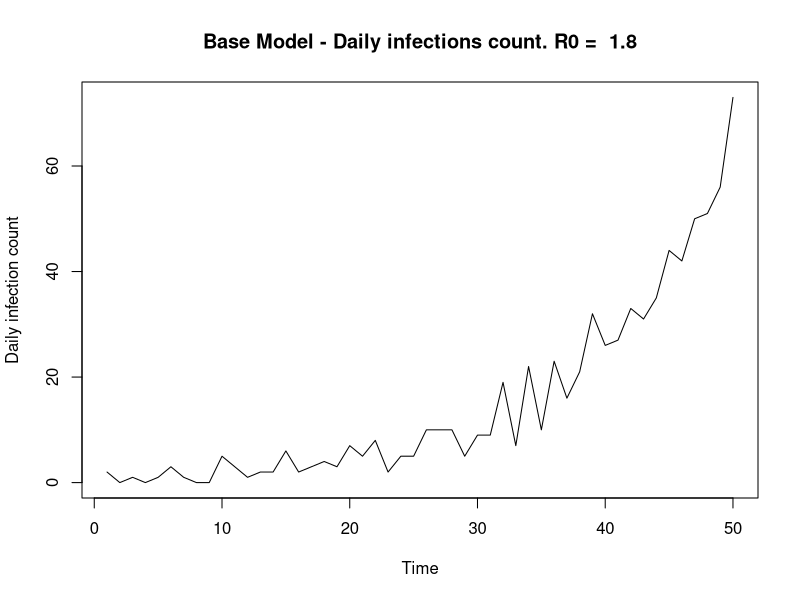
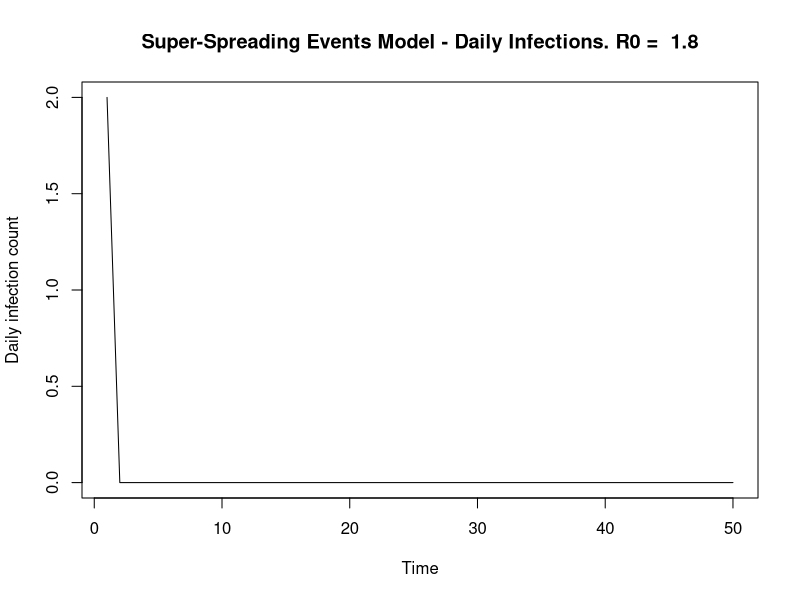
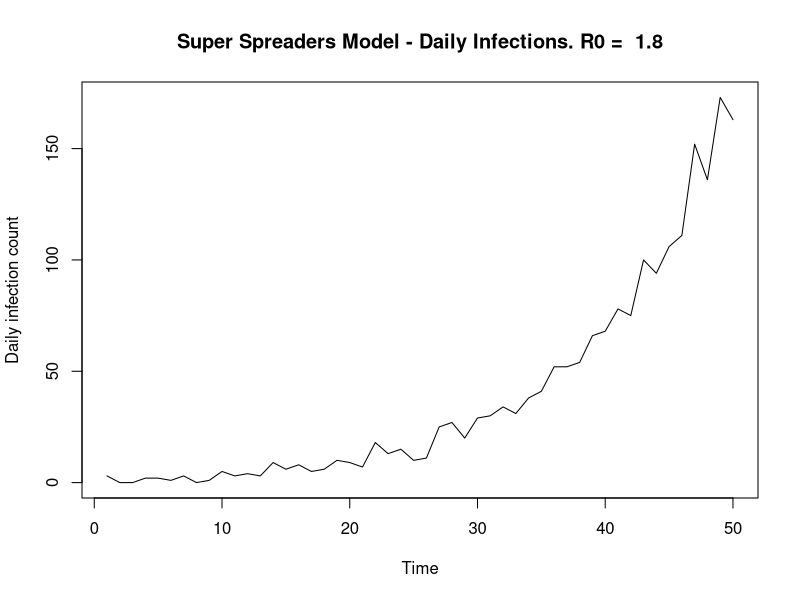

These charts were generated, in order, by the following R code:
#Epidemic Modelling Functions
library(coda)
#Contains:
#SIMULATION FUNCTIONS
#MODEL LIKELIHOOD FUNCTIONS
#PLOTTING MCMC FUNCTIONS

################################################################################
# SIMULATION
################################################################################

#*********************************************************
#I. BASELINE SIMULATION
simulate_branching = function(num_days, r0, shape_gamma, scale_gamma) {
  
  'Baseline simulation model'
  #Set up
  vec_infecteds = vector('numeric', num_days)
  vec_infecteds[1] = 2
  
  #Infectiousness (Discrete gamma) - I.e 'Infectiousness Pressure' - Sum of all people
  #Explanation: Gamma is a continuous function so integrate over the density at that point in time (today - previous day)
  prob_infect = pgamma(c(1:num_days), shape = shape_gamma, scale = scale_gamma) - pgamma(c(0:(num_days-1)), shape = shape_gamma, scale = scale_gamma)
  
  #Days of Infection Spreading
  for (t in 2:num_days) {
    
    #Total rate
    tot_rate = r0*sum(vec_infecteds[1:(t-1)]*rev(prob_infect[1:(t-1)])) #Product of infecteds & their probablilty of infection along the gamma dist at that point in time
    vec_infecteds[t] = rpois(1, tot_rate) #Assuming number of cases each day follows a poisson distribution. Causes jumps in data 
  }
  
  vec_infecteds
}

#Apply
num_days = 50
#lambda params
shape_gamma = 6; scale_gamma = 1
r0 = 1.8
sim_data = simulate_branching(num_days, r0, shape_gamma, scale_gamma)
plot.ts(sim_data, ylab = 'Daily infection count',
        main = paste('Base Model - Daily infections count. R0 = ', r0))


#*******************************************************
#II. SUPER-SPREADING EVENTS SIMULATION
simulate_branching_ss = function(num_days, shape_gamma, scale_gamma, alphaX, betaX, gammaX) {
  'Simulate an epidemic with Superspreading events
  prop_ss = Proportion of superspreading days
  magnitude_ss = increased rate of superspreading event'
  
  #Set up
  total_infecteds = vector('numeric', num_days)
  nsse_infecteds = vector('numeric', num_days)
  sse_infecteds = vector('numeric', num_days)
  total_infecteds[1] = 2
  nsse_infecteds[1] = 2
  sse_infecteds[1] = 0
  
  #Infectiousness (Discrete gamma) - I.e 'Infectiousness Pressure' - Sum of all people
  #Explanation: Gamma is a continuous function so integrate over the density at that point in time (today - previous day)
  prob_infect = pgamma(c(1:num_days), shape = shape_gamma, scale = scale_gamma) - pgamma(c(0:(num_days-1)), shape = shape_gamma, scale = scale_gamma)
  
  #Days of Infection Spreading
  for (t in 2:num_days) {
    
    #Regular infecteds (tot_rate = lambda) fix notation
    lambda_t = sum(total_infecteds[1:(t-1)]*rev(prob_infect[1:(t-1)])) #Eg. Today is day 10. Infected on day 1. Current Infectiousness is t - day_infected 
    tot_rate = alphaX*lambda_t #Product of infecteds & their probablilty of infection along the gamma dist at that point in time
    nsse_infecteds[t] = rpois(1, tot_rate) #Assuming number of cases each day follows a poisson distribution. Causes jumps in data 
    
    #Super-spreaders
    sse_infecteds[t] = rnbinom(1, betaX*lambda_t, 1/(1 + gammaX)) #z_t: Total infecteds due to super-spreading event - num of events x Num individuals
    
    #Total 
    total_infecteds[t] = nsse_infecteds[t] + sse_infecteds[t]
  }
  
  total_infecteds
}
# 
# #********
# # #*Implement
num_days = 50
#lambda params
shape_gamma = 6; scale_gamma = 1
#Params
alphaX = 0.8 #Without ss event, ~r0.
betaX = 0.1; gammaX = 10
true_r0 = alphaX + betaX*gammaX
true_r0
#Epidemic data
sim_data = simulate_branching_ss(num_days, shape_gamma, scale_gamma, alphaX, betaX, gammaX)
plot.ts(sim_data, ylab = 'Daily infection count',
        main = paste('Super-Spreading Events Model - Daily Infections. R0 = ', true_r0)) #,
                     #expression(alpha), ':', alphaX, 'b:', betaX, ':', gammaX))
# par(mfrow = c(2,1))

#*******************************************************
#II. SUPER-SPREADING EVENTS SIMULATION + POISSON
simulate_ss_poisson = function(num_days, shape_gamma, scale_gamma, alphaX, betaX, gammaX) {
  'Simulate an epidemic with Superspreading events
  prop_ss = Proportion of superspreading days
  magnitude_ss = increased rate of superspreading event'
  
  #Set up
  total_infecteds = vector('numeric', num_days)
  nsse_infecteds = vector('numeric', num_days)
  sse_infecteds = vector('numeric', num_days)
  total_infecteds[1] = 2
  nsse_infecteds[1] = 2
  sse_infecteds[1] = 0
  
  #Infectiousness (Discrete gamma) - I.e 'Infectiousness Pressure' - Sum of all people
  #Explanation: Gamma is a continuous function so integrate over the density at that point in time (today - previous day)
  prob_infect = pgamma(c(1:num_days), shape = shape_gamma, scale = scale_gamma) - pgamma(c(0:(num_days-1)), shape = shape_gamma, scale = scale_gamma)
  
  #Days of Infection Spreading
  for (t in 2:num_days) {
    
    #Regular infecteds (tot_rate = lambda) fix notation
    lambda_t = sum(total_infecteds[1:(t-1)]*rev(prob_infect[1:(t-1)])) #?Why is it the reversed probability - given the way prob_infect is written
    tot_rate = alphaX*lambda_t #Product of infecteds & their probablilty of infection along the gamma dist at that point in time
    nsse_infecteds[t] = rpois(1, tot_rate) #Assuming number of cases each day follows a poisson distribution. Causes jumps in data 
    
    #Super-spreaders
    n_t = rpois(1, betaX*lambda_t) #Number of super-spreading events (beta)
    sse_infecteds[t] = rpois(1, gammaX*n_t) #z_t: Total infecteds due to super-spreading event - num of events x Num individuals
    
    total_infecteds[t] = nsse_infecteds[t] + sse_infecteds[t]
  }
  
  total_infecteds
}

#*Implement
# num_days = 50
# #lambda params
# shape_gamma = 6
# scale_gamma = 1
# #params
# alphaX = 1.2 #Without ss event, ~r0. 
# betaX = 0.5
# gammaX = 10
# #Epidemic data
# sim_data2 = simulate_ss_poisson(num_days, shape_gamma, scale_gamma, alphaX, betaX, gammaX)
# plot.ts(sim_data2, ylab = 'Daily Infections count', main = 'Daily Infections count')


#*******************************************************
#III. SUPER-SRPEADING INDIVIDUALS (SUPER-SPREADERS) SIMULATION 
simulation_super_spreaders_v0 = function(num_days, shape_gamma, scale_gamma, aX, bX, cX) {
  'Simulate an epidemic with Superspreading individuals'
  
  #Set up
  total_infecteds = vector('numeric', num_days)
  nss_infecteds = vector('numeric', num_days)
  ss_infecteds = vector('numeric', num_days)
  total_infecteds[1] = 3
  nss_infecteds[1] = 2
  ss_infecteds[1] = 1 
  
  #Infectiousness (Discrete gamma) - I.e 'Infectiousness Pressure' - Sum of all people
  #Explanation: Gamma is a continuous function so integrate over the density at that point in time (today - previous day)
  prob_infect = pgamma(c(1:num_days), shape = shape_gamma, scale = scale_gamma) - pgamma(c(0:(num_days-1)), shape = shape_gamma, scale = scale_gamma)
  
  #Days of Infection Spreading
  for (t in 2:num_days) {
    
    #Regular infecteds (tot_rate = lambda) fix notation
    lambda_t = sum((total_infecteds[1:(t-1)] + cX*ss_infecteds[1:(t-1)])*rev(prob_infect[1:(t-1)])) #?Why is it the reversed probability - given the way prob_infect is written. Product of infecteds & their probablilty of infection along the gamma dist at that point in time
    nss_infecteds[t] = rpois(1, aX*lambda_t) #Assuming number of cases each day follows a poisson distribution. Causes jumps in data 
    ss_infecteds[t] = rpois(1, bX*lambda_t)
    total_infecteds[t] = nss_infecteds[t] + ss_infecteds[t]
  }
  
  total_infecteds
}

#*******************************************************
#III B. SUPER-SRPEADING INDIVIDUALS (SUPER-SPREADERS) SIMULATION 
simulation_super_spreaders = function(num_days, shape_gamma, scale_gamma, aX, bX, cX) {
  'Simulate an epidemic with Superspreading individuals'
  
  #Set up
  total_infecteds = vector('numeric', num_days)
  nss_infecteds = vector('numeric', num_days)
  ss_infecteds = vector('numeric', num_days)
  total_infecteds[1] = 3
  nss_infecteds[1] = 2
  ss_infecteds[1] = 1 
  
  #Infectiousness (Discrete gamma) - I.e 'Infectiousness Pressure' - Sum of all people
  #Explanation: Gamma is a continuous function so integrate over the density at that point in time (today - previous day)
  prob_infect = pgamma(c(1:num_days), shape = shape_gamma, scale = scale_gamma) - pgamma(c(0:(num_days-1)), shape = shape_gamma, scale = scale_gamma)
  
  #Days of Infection Spreading
  for (t in 2:num_days) {
    
    #Regular infecteds (tot_rate = lambda) fix notation
    lambda_t = sum((total_infecteds[1:(t-1)] + cX*ss_infecteds[1:(t-1)])*rev(prob_infect[1:(t-1)])) #?Why is it the reversed probability - given the way prob_infect is written. Product of infecteds & their probablilty of infection along the gamma dist at that point in time
    nss_infecteds[t] = rpois(1, aX*lambda_t) #Assuming number of cases each day follows a poisson distribution. Causes jumps in data 
    ss_infecteds[t] = rpois(1, bX*lambda_t)
    total_infecteds[t] = nss_infecteds[t] + ss_infecteds[t]
  }
  
  return(list(nss_infecteds, ss_infecteds))
}

#Return sum of n + s
get_total_x = function(data_list){
  
  'Returns sum of x = n + s in a single vector'
  n = data[[1]]; s = data[[2]]
  x = n + s
  x
} 

#*Implement
num_days = 50
#lambda params
shape_gamma = 6; scale_gamma = 1
#params
aX = 0.8 #1.1 #Without ss event, ~r0.
bX = 0.1; cX = 10 #8
r02 = aX + bX*cX
#Epidemic data
sim_data2 = simulation_super_spreaders_v0(num_days, shape_gamma, scale_gamma, aX, bX, cX)
plot.ts(sim_data2, ylab = 'Daily infection count',
        main = paste('Super Spreaders Model - Daily Infections. R0 = ', r02))

##############################################################################
# MODELS
##############################################################################

#*******************************************************************************
# BASELINE

#Likelihood (log)
log_like <- function(y, r0_dash){
  
  #Params
  num_days = length(y)
  shape_gamma = 6
  scale_gamma = 1
  
  #Infectiousness (Discrete gamma)
  prob_infect = pgamma(c(1:num_days), shape = shape_gamma, scale = scale_gamma) - pgamma(c(0:(num_days-1)), shape = shape_gamma, scale = scale_gamma)
  logl = 0
  
  for (t in 2:num_days) {
    
    lambda = r0_dash*sum(y[1:t-1]*rev(prob_infect[1:t-1]))
    logl = logl + y[t]*log(lambda) - lambda - lfactorial(y[t]) #Need to include normalizing constant 
    
  }
  
  logl
  
}

# BASE MCMC
mcmc_r0 <- function(data, n, sigma, burn_in, x0 = 1) {
  
  'Returns mcmc samples of R0. 
  Prior on R_0 (or alpha) = exp(1)'
  #Data
  print('sim data')
  print(data)
  
  #Set up
  r0_vec <- vector('numeric', n)
  r0_vec[1] <- x0
  U <- runif(n)
  count_accept = 0
  
  #MCMC chain
  for(i in 2:n) {
    r0_dash <- r0_vec[i-1] + rnorm(1, sd = sigma) #, mean = 0, sd = sigma_opt)
    if(r0_dash < 0){
      r0_dash = abs(r0_dash)
    }
    
    #Alpha
    log_alpha = log_like(data, r0_dash) - log_like(data, r0_vec[i-1]) - r0_dash + r0_vec[i-1] #exponential prior
    #log_alpha = log_like(data, Y) - log_like(data, r0_vec[i-1]) + dgamma(Y, shape = 1, scale = 1, log = TRUE) - dgamma(r0_vec[i-1], shape = 1, scale = 1, log = TRUE) 
    #Should include: Likelihood + prior + propogsal density x2 (Previous time step & Current time step)
    
    if (is.na(log_alpha)){
      print('na value')
      sprintf("r0_dash: %i", r0_dash)
    }
    if(!(is.na(log_alpha)) && log(U[i]) < log_alpha) { 
      r0_vec[i] <- r0_dash
      count_accept = count_accept + 1
    } else {
      r0_vec[i] <- r0_vec[i-1]
    }
  }
  #Final stats
  accept_rate = 100*(count_accept/n)
  print(paste0("Acceptance rate = ",accept_rate))
  
  r0_vec = r0_vec[burn_in:n]
  r0_vec
  
  return(list(r0_vec, accept_rate))
}

#*******************************************************************************
# SUPER-SPREADING EVENTS MODEL
#*******************************************************************************

#Log Likelihood 
log_like_sse <- function(x, alphaX, betaX, gammaX){
  
  #Params
  num_days = length(x)
  shape_gamma = 6
  scale_gamma = 1
  
  #Infectiousness (Discrete gamma) i,e Prob less than x2 - prob less than x1; the area in between 
  prob_infect = pgamma(c(1:num_days), shape = shape_gamma, scale = scale_gamma) - pgamma(c(0:(num_days-1)), shape = shape_gamma, scale = scale_gamma)
  logl = 0
  
  for (t in 2:num_days) {
    
    lambda_t = sum(x[1:(t-1)]*rev(prob_infect[1:(t-1)]))
    inner_sum_xt = 0
    
    for (y_t in 0:x[t]){ #Sum for all values of y_t
      
      #Log likelihood
      inner_sum_xt = (inner_sum_xt + exp(-alphaX*lambda_t)*(1/factorial(y_t))*(alphaX*lambda_t)^y_t*
                        (gamma((x[t] - y_t) + betaX*lambda_t))/(gamma(betaX*lambda_t)*
                                                                  factorial(x[t] - y_t))*(1/(gammaX +1))^(betaX*lambda_t)*
                        (gammaX/(gammaX + 1))^(x[t] - y_t))
      
    } 
    
    logl = logl + log(inner_sum_xt) 
    
  }
  
  logl
  
}

#*****************************************************
#Log Likelihood - log-exp-sum trick 
log_like_ss_lse <- function(x, alphaX, betaX, gammaX){
  
  #Params
  num_days = length(x)
  shape_gamma = 6
  scale_gamma = 1
  
  #Infectiousness (Discrete gamma)
  prob_infect = pgamma(c(1:num_days), shape = shape_gamma, scale = scale_gamma) - pgamma(c(0:(num_days-1)),
                                                                                         shape = shape_gamma, scale = scale_gamma)
  logl = 0 
  
  for (t in 2:num_days) {
    
    #print(t)
    lambda_t = sum(x[1:(t-1)]*rev(prob_infect[1:(t-1)]))
    
    if((x[t] == 0) | is.na(x[t])) { #y_t also equal to zero 
      #L(x_i) for y_t, x_t = 0
      logl = logl -(alphaX*lambda_t) - 
        (betaX*lambda_t*log(gammaX +1))
      
      #print(paste0('logl 1 = ', logl))
      
    } else {
      
      #Terms in inner sum
      inner_sum_vec <- vector('numeric', x[t])
      
      for (y_t in 0:x[t]){ #Sum for all values of y_t up to x_t
        
        #Store inner L(x_i) term in vector position
        inner_sum_vec[y_t + 1] = (-(alphaX*lambda_t) - lfactorial(y_t) + y_t*log(alphaX*lambda_t) +
                                    lgamma((x[t] - y_t) + (betaX*lambda_t)) - lgamma(betaX*lambda_t) - 
                                    lfactorial(x[t] - y_t) - (betaX*lambda_t*log(gammaX +1)) + 
                                    (x[t] - y_t)*log(gammaX) -(x[t] - y_t)*log(gammaX + 1))
        
      }
      
      #Calculate max element in inner vector, for all y_t for a given t, x[t]
      lx_max = max(inner_sum_vec)
      #print(paste0('lx_max = ', lx_max))
      
      #Calculate lse
      lse = lx_max + log(sum(exp(inner_sum_vec - lx_max) ))
      
      #print(paste0('lse = ', lse))
      
      #Add to overall log likelihood 
      logl = logl + lse 
      
    }
    
  }
  
  logl
  
}

#***************************************************************#####
#GAMMA PRIOR ON BETA
log_gamma_dist <- function(param, gamma_priors){
  
  #Params
  shapeX = gamma_priors[1]
  scaleX = gamma_priors[2]
  
  log_gamma_dist = (1/lgamma(shapeX)*shapeX*log(scaleX))*(shapeX - 1)*log(param)*(-param/shapeX)
  
  log_gamma_dist
}

##############################
#1. MCMC
MCMC_SSE <- function(data, n, sigma, model_params, gamma_prior, gamma_priors,
                            x0 = 1, prior = TRUE, alpha_transform = FALSE) {#thinning_factor, burn_in
  
  'Returns MCMC samples of SSE model parameters (alpha, beta, gamma, r0 = a + b*g) 
  w/ acceptance rates. Includes alpha transform, beta-gamma transform' 
  print('MCMC SUPERSPREADING EVENTS')
  
  'Priors
  p(alpha) = exp(1) = rate*exp(-rate*x) = 1*exp(-1*alpha) = exp(-alpha). log(exp(-alpha)) = - alpha
  p(beta) = exp(1) or p(beta) = gamma(shape, scale), for e.g gamma(3, 2)
  p(gamma) = exp(1) + 1 = 1 + exp(-gamma) = exp(gamma - 1)'
  
  #Initialise params
  alpha_vec <- vector('numeric', n); beta_vec <- vector('numeric', n)
  gamma_vec <- vector('numeric', n); r0_vec <- vector('numeric', n)
  log_like_vec <- vector('numeric', n)
  
  alpha_vec[1] <- model_params[1]; beta_vec[1] <- model_params[2] 
  gamma_vec[1] <- model_params[3]; r0_vec[1] <- model_params[4];
  log_like_vec[1] <- log_like_ss_lse(data, alpha_vec[1], beta_vec[1],  gamma_vec[1])   
  
  alpha = alpha_vec[1]; beta =  beta_vec[1]; 
  gamma = gamma_vec[1]; log_like = log_like_vec[1]
  
  #Extract params
  sigma_a = sigma[1]; sigma_b = sigma[2]
  sigma_g = sigma[3]; sigma_bg = sigma[4];
  
  #Result vectors
  count_accept1 = 0; 
  count_accept2 = 0; count_reject2 = 0;
  count_accept3 = 0; count_reject3 = 0;
  count_accept4 = 0; count_reject4 = 0;
  
  #MCMC chain
  for(i in 2:n) {
    
    #******************************************************
    #ALPHA
    alpha_dash <- alpha + rnorm(1, sd = sigma_a) 
    if(alpha_dash < 0){
      alpha_dash = abs(alpha_dash)
    }
    
    #log alpha
    logl_new = log_like_ss_lse(data, alpha_dash, beta, gamma)
    log_accept_prob = logl_new - log_like  #+ prior1 - prior
    #Priors
    if (prior){
      log_accept_prob = log_accept_prob - alpha_dash + alpha
    }
    
    #Metropolis Acceptance Step
    if(!(is.na(log_accept_prob)) && log(runif(1)) < log_accept_prob) {
      alpha <- alpha_dash
      count_accept1 = count_accept1 + 1
      log_like = logl_new
    } 

    #************************************************************************
    #BETA 
    #Only if (Beta > 0){ WHY? Took it out
    beta_dash <- beta + rnorm(1, sd = sigma_b) 
    if(beta_dash < 0){
      beta_dash = abs(beta_dash)
    }
    #loglikelihood
    logl_new = log_like_ss_lse(data, alpha, beta_dash, gamma)
    log_accept_prob = logl_new - log_like #logl_prev
    
    #Priors
    if (gamma_prior){
      log_accept_prob = log_accept_prob + log_gamma_dist(beta_dash, gamma_priors) - log_gamma_dist(beta, gamma_priors) 
    } else {
      log_accept_prob = log_accept_prob - beta_dash + beta 
    }
    
    #Metropolis Acceptance Step
    if(!(is.na(log_accept_prob)) && log(runif(1)) < log_accept_prob) {
      beta <- beta_dash
      log_like = logl_new
      count_accept2 = count_accept2 + 1
    } else {
      count_reject2 = count_reject2 + 1
    }
    
    #************************************************************************
    #GAMMA
    gamma_dash <- gamma + rnorm(1, sd = sigma_g) 
    if(gamma_dash < 1){
      gamma_dash = 2 - gamma_dash #Prior on gamma - gt 1
    }
    #Acceptance Probability
    logl_new = log_like_ss_lse(data, alpha, beta, gamma_dash)
    log_accept_prob = logl_new - log_like #logl_prev 
    #Priors
    if (prior){
      log_accept_prob = log_accept_prob - gamma_dash + gamma
    }
    
    #Metropolis Acceptance Step
    if(!(is.na(log_accept_prob)) && log(runif(1)) < log_accept_prob) {
      gamma <- gamma_dash
      log_like <- logl_new
      count_accept3 = count_accept3 + 1
    } else {
      count_reject3 = count_reject3 + 1
    }
    
    #*****************************************************
    #GAMMA-BETA
    gamma_dash <- gamma + rnorm(1, sd = sigma_bg) #Alter sigma_bg depending on acceptance rate.
    #Acc rate too big -> Make sigma bigger. Acc rate too small -> make sigma smaller
    if(gamma_dash < 1){ #If less then 1
      gamma_dash = 2 - gamma_dash #abs(gamma_dash)
    }
    #New Beta
    r0 = alpha + beta*gamma 
    beta_new = (r0 - alpha)/gamma_dash #Proposing new Gamma AND Beta. Beta_dash = f(R0 & gamma_dash)
    
    if(beta_new >= 0){ #Only accept values of beta > 0
      
      logl_new = log_like_ss_lse(data, alpha, beta_new, gamma_dash)
      log_accept_prob = logl_new - log_like 
      
      #Priors: Gamma or Exp
      if (gamma_prior){
        log_accept_prob = log_accept_prob + log_gamma_dist(beta_new, gamma_priors) - log_gamma_dist(beta, gamma_priors)
      } else {  
        log_accept_prob = log_accept_prob - beta_new + beta
      }
      
      #Metropolis Step
      if(!(is.na(log_accept_prob)) && log(runif(1)) < log_accept_prob) {
        beta <- beta_new
        gamma <- gamma_dash
        count_accept4 = count_accept4 + 1
      } else {
        count_reject4 = count_reject4 + 1
      }
    }
    
    #Populate Model parameters w/ current values
    alpha_vec[i] <- alpha; beta_vec[i] <- beta
    gamma_vec[i] <- gamma; r0_vec[i] <- alpha + beta*gamma
    log_like_vec[i] <- log_like
    
  }
  
  #Bayes Factor
  #beta_pc0 = (length(which(beta_vec == 0)))/length(beta_vec) #Check beta_mcmc
  #bayes_factor = beta_pc0/(1-beta_pc0); bayes_factor = round(bayes_factor, 6)
  
  #Final stats
  accept_rate1 = 100*count_accept1/(n-1)
  accept_rate2 = 100*count_accept2/(count_accept2 + count_reject2)
  accept_rate3 = 100*count_accept3/(count_accept3 + count_reject3)
  accept_rate4 = 100*count_accept4/(count_accept4 + count_reject4)
  
  #Return alpha, acceptance rate
  return(list(alpha_vec, beta_vec, gamma_vec, r0_vec,
              accept_rate1, accept_rate2, accept_rate3, accept_rate4,
              count_accept2, count_accept3, count_accept4))
}


################################################################################
# PLOTTING
################################################################################

#*******************************************************************************
#R0: FUNCTION TO PLOT 1x4 DASHBOARD OF MCMC RESULTS FOR BASE MODEL
plot_mcmc_results_r0 <- function(n, sim_data, mcmc_vecs, true_r0, time_elap, seed_count, model_type){
  
  #Plot Set up
  #par(mar=c(1,1,1,1))
  plot.new()
  par(mfrow=c(2,2))
  
  #Extract r0
  r0_mcmc = mcmc_vecs[1]
  r0_mcmc = unlist(r0_mcmc)
  
  #Cumulative means + param sample limits
  #r0
  r0_mean = cumsum(r0_mcmc)/seq_along(r0_mcmc)
  
  #***********
  #* Plots *
  
  #i.Infections
  plot.ts(sim_data, xlab = 'Time', ylab = 'Daily Infections count',
          main = paste(seed_count, "Orig Infts,", model_type, ", R0 = ", true_r0), #model_type
          #main = paste(seed_count, "Infts SS Evnts, ", "r0 = ", true_r0),
          cex.lab=1.5, cex.axis=1.5, cex.main=1.5, cex.sub=1.5)
  
  #ii. MCMC Trace Plots
  r0_min = min(min(r0_mcmc), true_r0)
  r0_max = max(max(r0_mcmc), true_r0)
  plot.ts(r0_mcmc, ylab = 'alpha', #ylim=c(0, a_lim),
          ylim=c(r0_min, r0_max),
          main = paste("MCMC SS Events, true r0 = ", true_r0),
          cex.lab=1.5, cex.axis=1.5, cex.main=1.5, cex.sub=1.5)
  abline(h = true_r0, col = 'orange', lwd = 2) #True = green
  
  #iii. Cumulative mean plots
  #r0 Mean
  r0_min2 = min(min(r0_mean), true_r0)
  r0_max2 = max(max(r0_mean), true_r0)
  plot2 = plot(seq_along(r0_mean), r0_mean,
               ylim=c(r0_min2, r0_max2),
               xlab = 'Time', ylab = 'R0', main = paste("R0 MCMC Mean, True R0 = ", true_r0),
               cex.lab=1.5, cex.axis=1.5, cex.main=1.5, cex.sub=1.5)
  print(plot2)
  abline(h = true_r0, col = 'orange', lwd = 2)
  
  #iv. Histogram
  hist(r0_mcmc, freq = FALSE, breaks = 100,
       xlab = 'R0 total', #ylab = 'Density', 
       main = paste('R0 total MCMC samples'), #. Prior = ', prior),
       xlim=c(r0_min, r0_max),
       cex.lab=1.5, cex.axis=1.5, cex.main=1.5, cex.sub=1.5)
  abline(v = true_r0, col = 'orange', lwd = 2)
  
  #Final Mean Stats
  data_10_pc = 0.5*n #50%
  r0_mcmc_mean = round(mean(r0_mcmc[n-data_10_pc:n]), 2)
  
  #Results
  df_results <- data.frame(
    R0 = true_r0, 
    R0_mc = r0_mcmc_mean,
    accept_rate_r0 = round(mcmc_vecs[[2]],2),
    time_elap = round(time_elap,2)) 
  
  print(df_results)
  
}

#*##############################################
#*******************************************
#*
#* GRID PLOT SUPER-SPREADING MODELS:
#* 
#* FUNCTION TO PLOT 4x4 DASHBOARD OF MCMC RESULTS FOR SUPER SPREADING MODELs
#* 
#*******************************************
#*##############################################
plot_mcmc_grid <- function(n_mcmc, sim_data, mcmc_vecs, true_r0, total_time,
                           seed_count, model_params,
                           model_typeX = 'SSE', prior = TRUE, joint = TRUE,
                           FLAG_G_PRIOR_B = FALSE, gam_priors_on_b = c(0,0),
                           C_PRIOR_GAMMA = TRUE, c_prior = c(1,0),
                           rjmcmc = FALSE, data_aug = FALSE,
                           mod_par_names = c('alpha', 'beta', 'gamma')){
  #PLOT
  #plot.new()
  par(mfrow=c(4,4))
  
  
  #Extract params
  m1_mcmc = mcmc_vecs[1]; m1_mcmc = unlist(m1_mcmc)
  m2_mcmc = mcmc_vecs[2]; m2_mcmc = unlist(m2_mcmc)
  m3_mcmc = mcmc_vecs[3]; m3_mcmc = unlist(m3_mcmc)
  r0_mcmc = mcmc_vecs[4]; r0_mcmc = unlist(r0_mcmc)
  #True vals
  #model_params$m1[[1]] = model_params[1]; model_params$m2[[1]] = model_params[2]; model_params$m3[[1]] = model_params[3]; 
  
  #Cumulative means + param sample limits
  #r0
  r0_mean = cumsum(r0_mcmc)/seq_along(r0_mcmc)
  r0_lim = max(true_r0, max(r0_mcmc))
  r0_lim2 = max(true_r0, r0_mean)
  
  #m1
  m1_mean = cumsum(m1_mcmc)/seq_along(m1_mcmc)
  print('check')
  print(model_params$m1[[1]][[1]])
  print(max(m1_mcmc))
  a_lim =  max(model_params$m1[[1]][[1]], max(m1_mcmc))
  a_lim2 =  max(model_params$m1[[1]], m1_mean)
  
  #m2
  m2_mean = cumsum(m2_mcmc)/seq_along(m2_mcmc)
  b_lim = max(model_params$m2[[1]], max(m2_mcmc))
  b_lim2 = max(model_params$m2[[1]], m2_mean)
  
  #m3
  m3_mean = cumsum(m3_mcmc)/seq_along(m3_mcmc)
  m3_lim =  max(model_params$m3[[1]], max(m3_mcmc))
  m3_lim2 =  max(model_params$m3[[1]], m3_mean) 
  
  #Priors
  if (FLAG_G_PRIOR_B) {
    m2_prior = paste0('m3(',  gam_priors_on_b[1], ', ', gam_priors_on_b[2], ')')
  } else {
    m2_prior = 'exp(1)'
  }
  
  if (C_PRIOR_GAMMA) {
    m3_prior = paste0('1 + Ga(',  c_prior[1], ', ', c_prior[2], ')')
  } else {
    m3_prior = paste0('1 + exp(',  c_prior[1], ')')
  }
  
  m1_prior = 'exp(1)'
  
  #***********
  #* Plots *
  
  #i.Infections
  if(!data_aug) inf_tite = paste0(seed_count, ', ', model_typeX, " Data, r0 = ", true_r0) # 'Day Infts, '
  else inf_tite = paste0(seed_count, ', ', model_typeX, " Data, r0 = ", true_r0, ", + Data Aug")
  
  #i.Infections
  plot.ts(sim_data, xlab = 'Time', ylab = 'Daily Infections count',
          main = inf_tite, 
          cex.lab=1.5, cex.axis=1.5, cex.main=1.5, cex.sub=1.5)
  
  #ii. MCMC Trace Plots 
  plot.ts(m1_mcmc, ylab = mod_par_names[1], ylim=c(0, a_lim),
          main = paste("MCMC", model_typeX, ":", mod_par_names[1], "prior:", m1_prior),
          cex.lab=1.5, cex.axis=1.5, cex.main=1.5, cex.sub=1.5)
  abline(h = model_params$m1[[1]], col = 'red', lwd = 2) #True = green
  
  plot.ts(m2_mcmc, ylab = 'm2', ylim=c(0, b_lim), 
          main = paste("MCMC", model_typeX, ":", mod_par_names[2], "prior:", m2_prior),
          cex.lab=1.5, cex.axis=1.5, cex.main=1.5, cex.sub=1.5)
  abline(h = model_params$m2[[1]], col = 'blue', lwd = 2) #True = green
  
  plot.ts(m3_mcmc,  ylab = 'm3', ylim=c(0,m3_lim),
          main = paste("MCMC", model_typeX, ":", mod_par_names[3], "prior:", m3_prior),
          cex.lab=1.5, cex.axis=1.5, cex.main=1.5, cex.sub=1.5)
  abline(h = model_params$m3[[1]], col = 'green', lwd = 2) #True = green
  
  #plot.ts(r0_mcmc,  ylab = 'r0', main = paste("MCMC SS Events, true r0 = ", r0_true))
  
  #iii. Cumulative mean plots
  #r0 Mean
  plot(seq_along(r0_mean), r0_mean,
       ylim=c(0, r0_lim),
       xlab = 'Time', ylab = 'R0', main = paste("R0 MCMC Mean, True R0 = ", true_r0),
       cex.lab=1.5, cex.axis=1.5, cex.main=1.5, cex.sub=1.5)
  #print(plot2)
  abline(h = true_r0, col = 'orange', lwd = 2)
  
  #m1 mean
  plot(seq_along(m1_mean), m1_mean,
       ylim=c(0, a_lim),
       xlab = 'Time', ylab =  mod_par_names[1],
       main = paste(mod_par_names[1], "MCMC mean, True", mod_par_names[1], "=", model_params$m1[[1]]),
       cex.lab=1.5, cex.axis=1.5, cex.main=1.5, cex.sub=1.5)
  #print(plot2)
  abline(h = model_params$m1[[1]], col = 'red', lwd = 2)
  
  #m2 mean
  plot(seq_along(m2_mean), m2_mean,
       ylim=c(0, b_lim),
       xlab = 'Time', ylab = 'm2',
       main = paste(mod_par_names[2], "MCMC mean, True", mod_par_names[2], "=", model_params$m2[[1]]),
       cex.lab=1.5, cex.axis=1.5, cex.main=1.5, cex.sub=1.5)
  #print(plot2)
  abline(h = model_params$m2[[1]], col = 'blue', lwd = 2)
  
  #m3 Mean
  plot(seq_along(m3_mean), m3_mean,
       xlab = 'Time', ylab = 'm3', 
       main = paste(mod_par_names[3], "MCMC mean, True", mod_par_names[3], "=", model_params$m3[[1]]),
       ylim=c(0, m3_lim),
       cex.lab=1.5, cex.axis=1.5, cex.main=1.5, cex.sub=1.5)
  abline(h = model_params$m3[[1]], col = 'green', lwd = 2)
  
  #iv. Param Histograms (Plots 9,11,12)
  hist(r0_mcmc, freq = FALSE, breaks = 100,
       xlab = 'R0 total', #ylab = 'Density', 
       main = paste('R0 total MCMC samples. Prior = ', prior),
       xlim=c(0, r0_lim),
       cex.lab=1.5, cex.axis=1.5, cex.main=1.5, cex.sub=1.5)
  abline(v = true_r0, col = 'orange', lwd = 2)
  
  # #v. m2 vs m3
  # plot(m2_mcmc, m3_mcmc,
  #      xlab = 'm2', ylab = 'm3', main = 'm2 vs m3',
  #      cex.lab=1.5, cex.axis=1.5, cex.main=1.5, cex.sub=1.5)
  
  #Hist m1 
  hist(m1_mcmc, freq = FALSE, breaks = 100,
       xlab = mod_par_names[1], #ylab = 'Density', 
       main = paste(mod_par_names[1], ", True", mod_par_names[1], "=", model_params$m1[[1]]), 
       xlim=c(0, a_lim),
       cex.lab=1.5, cex.axis=1.5, cex.main=1.5, cex.sub=1.5)
  abline(v = model_params$m1[[1]], col = 'red', lwd = 2)
  
  #Hist m2 
  hist(m2_mcmc, freq = FALSE, breaks = 100,
       xlab = mod_par_names[2], #ylab = 'Density', 
       main = paste(mod_par_names[2], ", True", mod_par_names[2], "=", model_params$m2[[1]]), 
       xlim=c(0, b_lim),
       cex.lab=1.5, cex.axis=1.5, cex.main=1.5, cex.sub=1.5)
  abline(v = model_params$m2[[1]], col = 'blue', lwd = 2)
  
  #Hist m3 
  hist(m3_mcmc, freq = FALSE, breaks = 100,
       xlab = mod_par_names[3], #ylab = 'Density', 
       main = paste(mod_par_names[3], ", True", mod_par_names[3], "=", model_params$m3[[1]]),
       xlim=c(0, m3_lim),
       cex.lab=1.5, cex.axis=1.5, cex.main=1.5, cex.sub=1.5)
  abline(v = model_params$m3[[1]], col = 'green', lwd = 2)
  
  #Final Mean Stats
  data_10_pc = 0.5*n_mcmc #50%
  a_mcmc_mean = round(mean(m1_mcmc[n_mcmc - data_10_pc:n_mcmc]), 2) 
  b_mcmc_mean = round(mean(m2_mcmc[n_mcmc - data_10_pc:n_mcmc]), 2)
  g_mcmc_mean = round(mean(m3_mcmc[n_mcmc - data_10_pc:n_mcmc]), 2)
  r0_mcmc_mean = round(mean(r0_mcmc[n_mcmc - data_10_pc:n_mcmc]), 2)
  
  #Joint distrbutions
  if (joint){
    
    #v. r0 vs m2
    plot(m2_mcmc, r0_mcmc,
         xlab = mod_par_names[2], ylab = 'R0', main = paste(mod_par_names[2], 'vs R0'),
         cex.lab=1.5, cex.axis=1.5, cex.main=1.5, cex.sub=1.5,
         cex.main = 0.5)
    
    #v. m1 vs m2
    plot(m1_mcmc, m2_mcmc,
         xlab = mod_par_names[1], ylab = mod_par_names[2], main = paste(mod_par_names[1], 'vs', mod_par_names[2]),
         cex.lab=1.5, cex.axis=1.5, cex.main=1.5, cex.sub=1.5,
         cex = 0.5)
    
    #v. m1 vs m3
    plot(m1_mcmc, m3_mcmc,
         xlab = mod_par_names[1], ylab = mod_par_names[3], main = paste(mod_par_names[1], 'vs', mod_par_names[3]),
         cex.lab=1.5, cex.axis=1.5, cex.main=1.5, cex.sub=1.5,
         cex = 0.5)
    
    #v. m2 vs m3
    plot(m2_mcmc, m3_mcmc,
         xlab = mod_par_names[2], ylab = mod_par_names[3], main = paste(mod_par_names[2], 'vs', mod_par_names[3]),
         cex.lab=1.5, cex.axis=1.5, cex.main=1.5, cex.sub=1.5,
         cex = 0.5)
  }
  
  #*****************
  #RJMCMC
  if (rjmcmc){
    
    #m1S
    par(mfrow=c(3,1))
    
    #HIST m1 
    hist(m1_mcmc, freq = FALSE, breaks = 100,
         xlab = mod_par_names[1], #ylab = 'Density', 
         main = paste("m1, True m1 = ", model_params$m1[[1]]), 
         xlim=c(0, a_lim),
         cex.lab=1.5, cex.axis=1.5, cex.main=1.5, cex.sub=1.5)
    abline(v = model_params$m1[[1]], col = 'red', lwd = 2)
    
    #m1 SSE
    ind_b = which(m2_mcmc > 0)
    m1_sse = m1_mcmc[ind_b]
    
    #Hist
    hist(m1_sse, freq = FALSE, breaks = 100,
         xlab = 'm1_sse', #ylab = 'Density', 
         main = "m1_sse", 
         xlim=c(0, a_lim),
         cex.lab=1.5, cex.axis=1.5, cex.main=1.5, cex.sub=1.5)
    abline(v = model_params$m1[[1]], col = 'red', lwd = 2)
    
    #m1 BASE
    ind_b = which(m2_mcmc == 0)
    
    if (length(ind_b > 2)){
      
      m1_base = m1_mcmc[ind_b]
      #Hist
      hist(m1_base, freq = FALSE, breaks = 100,
           xlab = 'm1_base', #ylab = 'Density', 
           main = "m1_base",
           xlim=c(0, a_lim),
           cex.lab=1.5, cex.axis=1.5, cex.main=1.5, cex.sub=1.5)
      abline(v = model_params$m1[[1]], col = 'red', lwd = 2)
    }
    
    #RESULTS DF
    df_results <- data.frame(
      rep = seed_count,
      n_mcmc = n_mcmc,
      m1 = model_params$m1[[1]],
      a_mc = a_mcmc_mean,
      m2 = model_params$m2[[1]],
      b_mc = b_mcmc_mean,
      m3 = model_params$m3[[1]],
      g_mc = g_mcmc_mean,
      R0 = true_r0, 
      R0_mc = r0_mcmc_mean,
      accept_rate_m1 = round(mcmc_vecs[[5]],2),
      a_rte_m2 = round(mcmc_vecs[[6]], 2),
      n_accept_m2 = mcmc_vecs[[15]],
      a_rte_m3 = round(mcmc_vecs[[7]],2),
      n_accept_m3 = mcmc_vecs[[16]],
      a_rte_m2_m3 = round(mcmc_vecs[[8]],2),
      n_accept_2_3 = mcmc_vecs[[17]],
      n_accept_rj0 = mcmc_vecs[[11]],
      n_reject_rj0 = mcmc_vecs[[13]],
      a_rte_rj0 = round(mcmc_vecs[[9]],2),
      n_accept_rj1 = mcmc_vecs[[12]],
      n_reject_rj1 = mcmc_vecs[[14]],
      a_rte_rj1 = round(mcmc_vecs[[10]],2),
      m2_pc0 = mcmc_vecs[[18]],
      m2_pc_non_0 = 1- mcmc_vecs[[18]],
      bf = mcmc_vecs[[19]])
    #tot_time = total_time)
    
  } else if (data_aug) {
    
    df_results <- data.frame(
      rep = seed_count,
      n_mcmc = n_mcmc,
      m1 = model_params$m1[[1]],
      m1_mc = a_mcmc_mean,
      m2 = model_params$m2[[1]],
      m2_mc = b_mcmc_mean,
      m3 = model_params$m3[[1]],
      m3_mc = g_mcmc_mean,
      R0 = true_r0, 
      R0_mc = r0_mcmc_mean,
      accept_rate_m1 = round(mcmc_vecs[[5]],2),
      a_rte_m2 = round(mcmc_vecs[[6]], 2),
      a_rte_m3 = round(mcmc_vecs[[7]],2),
      a_rte_m2_m3 = round(mcmc_vecs[[8]],2),
      a_rte_d_aug = round(mcmc_vecs[[12]],2),
      a_es = effectiveSize(as.mcmc(a)),
      b_es = effectiveSize(as.mcmc(b)),
      c_es = effectiveSize(as.mcmc(c)),
      d_es = effectiveSize(as.mcmc(d)),
      tot_time = total_time)
    
    } else {
    df_results <- data.frame(
      rep = seed_count,
      n_mcmc = n_mcmc,
      m1 = model_params$m1[[1]],
      m1_mc = a_mcmc_mean,
      m2 = model_params$m2[[1]],
      m2_mc = b_mcmc_mean,
      m3 = model_params$m3[[1]],
      m3_mc = g_mcmc_mean,
      R0 = true_r0, 
      R0_mc = r0_mcmc_mean,
      accept_rate_m1 = round(mcmc_vecs[[5]],2),
      a_rte_m2 = round(mcmc_vecs[[6]], 2),
      a_rte_m3 = round(mcmc_vecs[[7]],2),
      a_rte_m2_m3 = round(mcmc_vecs[[8]],2),
      a_es = effectiveSize(as.mcmc(a)),
      b_es = effectiveSize(as.mcmc(b)),
      c_es = effectiveSize(as.mcmc(c)),
      d_es = effectiveSize(as.mcmc(d)),
      tot_time = total_time)
  }
  
  print(df_results)
  
}
